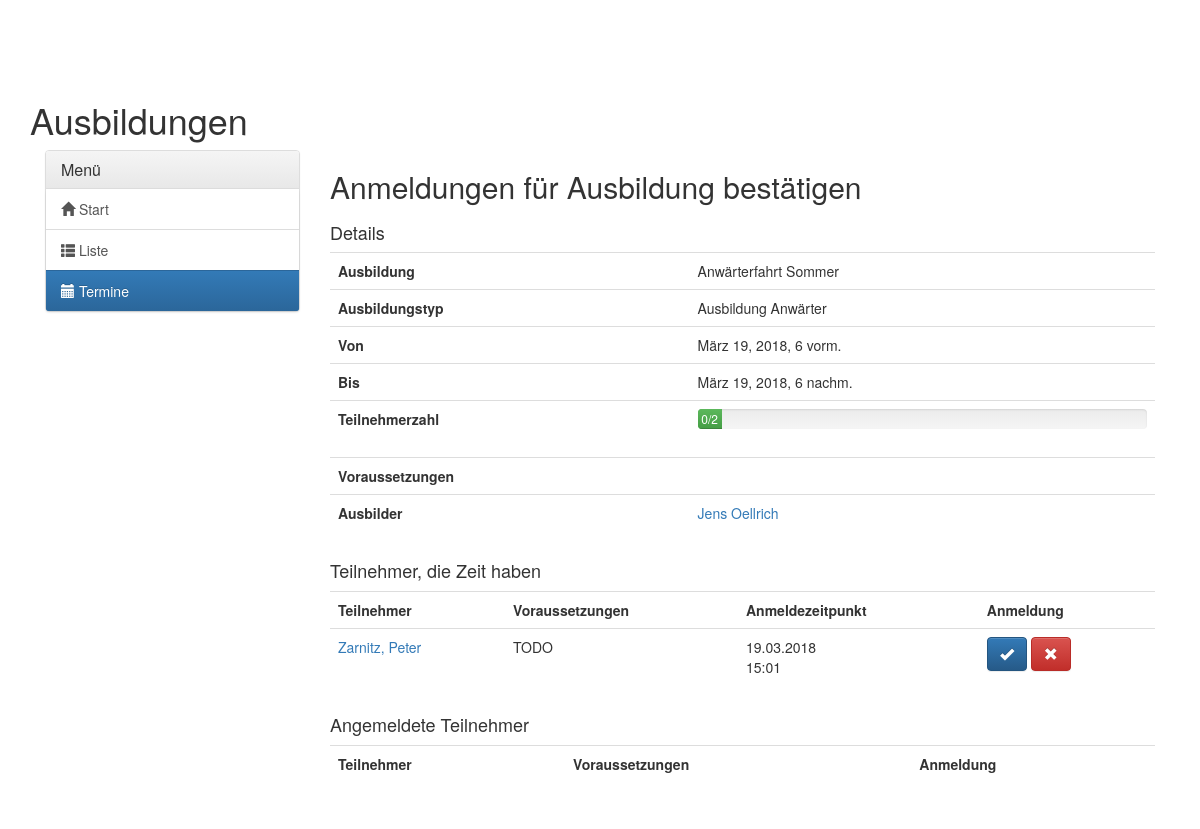
/ausbildung/freischalten/1/ (signed in), run on an earlier commit of the app's database.
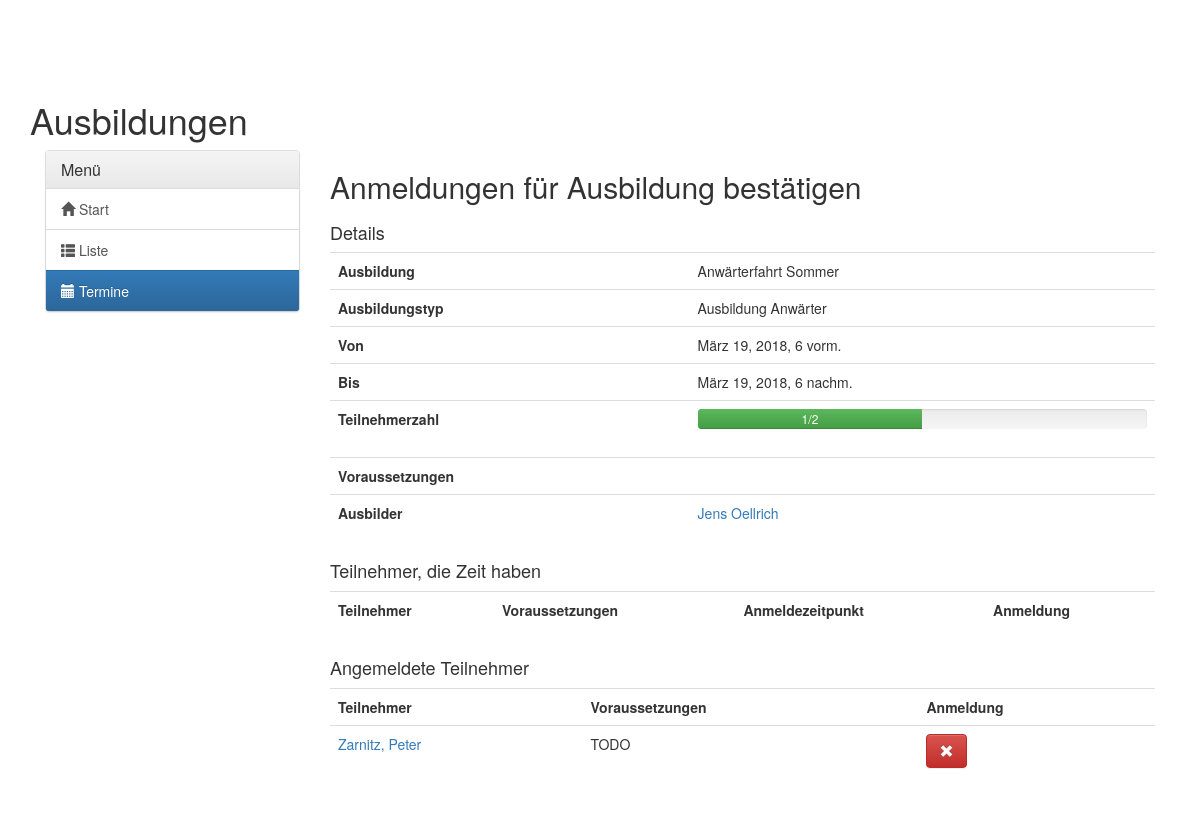
And on a later commit of the database.
### trainings/models.py (models this page shows, shortened)
class TrainingEvent(models.Model):
    training_event_id = models.AutoField(primary_key=True)
    training = models.ForeignKey(Training, verbose_name='Ausbildung')
    event_start = models.DateTimeField(verbose_name='Beginn')
    event_end = models.DateTimeField(verbose_name='Ende')
    max_member = models.IntegerField(verbose_name='Max. Teilnehmerzahl')
    direct_registration = models.BooleanField(verbose_name="Direktanmeldung möglich", default=True)
    trainer = models.ManyToManyField(Member, related_name='trainer')
    participants = models.ManyToManyField(Member, through='Participates_in_trainingevent',
                                          through_fields=('trainingevent', 'member'), related_name='participants')
    possible_participants = models.ManyToManyField(Member, through='Possible_participates_in_trainingevent',
                                                   through_fields=('trainingevent', 'member'),
                                                   related_name='possible_participants')
    class Meta:
        verbose_name_plural = 'Ausbildungstermine'
        verbose_name = 'Ausbildungstermin'
    def getMemberCount(self):
        return self.participants.count()

class Possible_participates_in_trainingevent(models.Model):
    trainingevent = models.ForeignKey(TrainingEvent, on_delete=models.CASCADE)
    member = models.ForeignKey(Member, on_delete=models.CASCADE)
    comment = models.TextField(verbose_name='Kommentar', max_length=200, blank=True)
    first_register_timestamp = models.DateTimeField(default=datetime.now, verbose_name='Erste Anmeldung', editable=True, null=True)
    class Meta:
        verbose_name_plural = 'Mögliche Teilnahmen an Ausbildungstermin'
        verbose_name = 'Mögliche Teilnahme an Ausbildungstermin'

class Training(models.Model):
    name = models.CharField(primary_key=True, max_length=50, verbose_name='Name')
    prerequisites = models.ManyToManyField("self", through='Prerequisites_for_training',
                                           through_fields=('post_training', 'pre_training'),
                                           verbose_name='Voraussetzungen',
                                           symmetrical=False,
                                           related_name='with_prerequisite')
    category = models.ForeignKey(TrainingCategory, on_delete=models.CASCADE, verbose_name='Kategorie', null=True)
    class Meta:
        verbose_name_plural = 'Ausbildungen'
        verbose_name = 'Ausbildung'

class TrainingCategory(models.Model):
    name = models.CharField(primary_key=True, max_length=50, verbose_name='Name')
    class Meta:
        verbose_name_plural = 'Ausbildungskategorien'
        verbose_name = 'Ausbildungskategorie'

### member_administration/models.py (models this page shows, shortened)
class Member(models.Model):
    user = models.OneToOneField(User, on_delete=models.CASCADE)
    mobile = models.CharField(max_length=20, verbose_name='Handynummer', null=True, blank=True)
    adress_street = models.CharField(max_length=100, verbose_name='Straße & Hnr.', null=True, blank=True)
    adress_plz = models.CharField(max_length=6, verbose_name='PLZ', null=True, blank=True)
    adress_city = models.CharField(max_length=100, verbose_name='Stadt', null=True, blank=True)
    birthdate = models.DateField(verbose_name='Geburtsdatum', null=True, blank=True)
    bw_join = models.DateField(verbose_name='Bergwacht-Eintritt', null=True, blank=True)
    status = models.CharField(max_length=3, choices=STATUS_CHOICES, default='ANW')
    dutygroups = models.ManyToManyField(DutyGroup, through='Members_in_Dutygroup',
                                        through_fields=('member', 'dutygroup'), related_name='dutygroups')
    class Meta:
        verbose_name_plural = 'Mitglieder'
        ordering = ['status', 'user__last_name']

### trainings/views.py (the view)
# urls.py: url(r'^freischalten/(?P<training_event_id>[0-9]+)/$', views.permit_for_training,
@login_required
@user_passes_test(lambda u: u.has_perm('trainings.can_add_participates_in_trainingevent'))
def permit_for_training(request, training_event_id):
    training_event = TrainingEvent.objects.get(training_event_id=training_event_id)
    possible_participants = Possible_participates_in_trainingevent.objects.filter(trainingevent=training_event)
    return render(request, 'trainings/training_permit.html',
                  {'training_event': training_event, 'nav': 'dates', 'possible_participants': possible_participants})

### trainings/templates/trainings/training_permit.html (shortened to what the changed rows need)
{% extends 'training_base.html' %}
{% block training_content %}
<h2>Anmeldungen für Ausbildung bestätigen</h2>
<div class="row">
    <div class="col-md-12">
        <table class="table">
            <tr>
                <th>Ausbildung</th>
                <td>{{ training_event.training.name }}</td>
            </tr>
            <tr>
                <th>Ausbildungstyp</th>
                <td>{{ training_event.training.category.name }}</td>
            </tr>
            <tr>
                <th>Von</th>
                <td>{{ training_event.event_start }}</td>
            </tr>
            <tr>
                <th>Bis</th>
                <td>{{ training_event.event_end }}</td>
            </tr>
            <tr>
                <th>Teilnehmerzahl</th>
                <td>
                    <div class="progress">
                        {% if training_event.getMemberCount <= training_event.max_member %}
                        <div class="progress-bar progress-bar progress-bar-success" role="progressbar"
                             aria-valuenow="{{ training_event.getMemberCount }}*100%/{{ training_event.minaek }}"
                             aria-valuemin="0"
                             aria-valuemax="100"
                             style="min-width: 2em; width: calc({{ training_event.getMemberCount }}*100%/{{ training_event.max_member }});">
                            {{ training_event.getMemberCount }}/{{ training_event.max_member }}
                        </div>
                        {% endif %}
                    </div>
                </td>
            </tr>
            <tr>
                <th>Voraussetzungen</th>
            </tr>
            <tr>
                <th>Ausbilder</th>
                <td>
                    {% for trainer in training_event.trainer.all %}
                    <a href="{% url 'member_administration:member_detail' trainer.user.username %}">
                        {{ trainer.user.first_name}} {{ trainer.user.last_name }}</a>
                    <br>
                    {% endfor %}
                </td>
            </tr>
        </table>
    </div>
    <div class="col-md-12">
        <div class="table-responsive">
            <table class="table">
                <tr>
                    <th>Teilnehmer</th>
                    <th>Voraussetzungen</th>
                    <th>Anmeldezeitpunkt</th>
                    <th>Anmeldung</th>
                </tr>
                {% for takes_part in possible_participants %}
                <tr>
                    <td><a href="{% url 'member_administration:member_detail' takes_part.member.user.username %}">
                        {{ takes_part.member.user.last_name }}, {{ takes_part.member.user.first_name }}</a></td>
                    <td>
                        TODO
                    </td>
                    <td>
                        {{ takes_part.first_register_timestamp | date:'d.m.Y'}} <br>
                        {{ takes_part.first_register_timestamp | date:'H:i'}}
                    </td>
                    <td>
                        <a href="{% url 'trainings:register_for_training' training_event.training_event_id takes_part.member.user.username %}"
                           class="btn btn-primary"><span class="glyphicon glyphicon-ok" aria-hidden="true"></span></a>
                        <a href="{% url 'trainings:deregister_user_time_for_training' training_event.training_event_id takes_part.member.user.username %}"
                           class="btn btn-danger"><span class="glyphicon glyphicon-remove"
                                                        aria-hidden="true"></span></a>
                    </td>
                </tr>
                {% endfor %}
            </table>
        </div>
        <div class="table-responsive">
            <table class="table">
                <tr>
                    <th>Teilnehmer</th>
                    <th>Voraussetzungen</th>
                    <th>Anmeldung</th>
                </tr>
                {% for member in training_event.participants.all %}
                <tr>
                    <td><a href="{% url 'member_administration:member_detail' member.user.username %}">
                        {{ member.user.last_name }}, {{ member.user.first_name }}</a></td>
                    <td>
                        TODO
                    </td>
                    <td>
                        <a href="{% url 'trainings:deregister_for_training' training_event.training_event_id member.user.username %}"
                           class="btn btn-danger"><span class="glyphicon glyphicon-remove"
                                                        aria-hidden="true"></span></a>
                    </td>
                </tr>
                {% endfor %}
            </table>
        </div>
    </div>
</div>
{% endblock %}

What changed in the data, as far as the page shows it:
removed Possible_participates_in_trainingevent: member.user.last_name "Zarnitz", member.user.first_name "Peter", first_register_timestamp "19.03.2018", first_register_timestamp "15:01"
computed for TrainingEvent "Anwärterfahrt Sommer": getMemberCount "0" → "1"
now on this page (row unchanged): Member: user.last_name "Zarnitz", user.first_name "Peter", shown under "Angemeldete Teilnehmer"
Also different on the page:
{{ training_event.getMemberCount }}: 0 → 1 (drawn)
